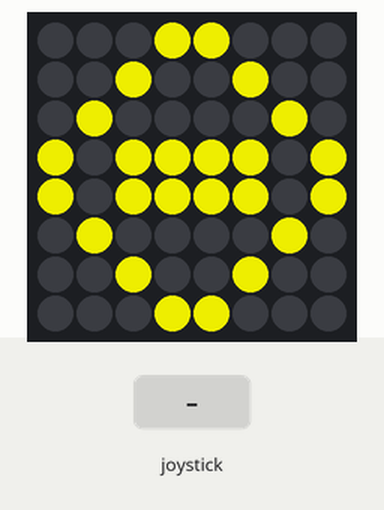
Bench run of a program on a simulated Raspberry Pi (BCM pin numbers) with a Sense HAT. On the bench: the Sense HAT's 8×8 RGB LED matrix. The test bench sets the inputs (shaded band). The camera gives no picture and a still takes 0.5 s.

Above: at 0.1 s.
3.5 s: joystick pushed up
At 4.8 s:
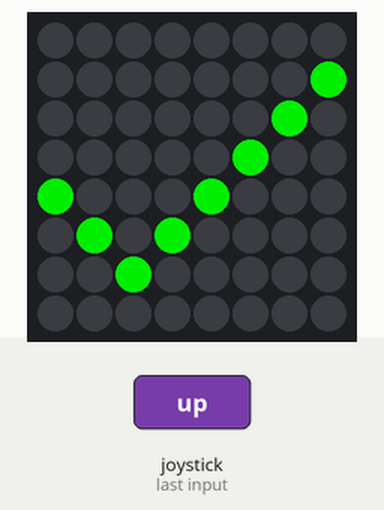
At 5.8 s:
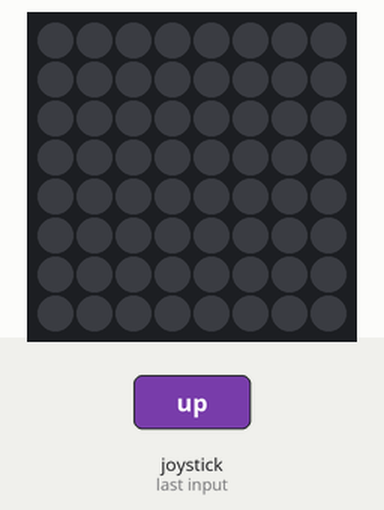
Timing chart, 0 to 7.3 s (numbered marks = the images above; inputs shaded):
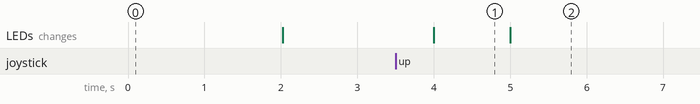

The program:

custom-vision-take-photos.py
```python
from sense_hat import SenseHat
from picamera import PiCamera
from time import sleep

hat = SenseHat()
cam = PiCamera()

# sense images
G = [0,200,0]
Y = [200,200,0]
O = [0,0,0]
black =  [O,O,O,O,O,O,O,O,
          O,O,O,O,O,O,O,O,
          O,O,O,O,O,O,O,O,
          O,O,O,O,O,O,O,O,
          O,O,O,O,O,O,O,O,
          O,O,O,O,O,O,O,O,
          O,O,O,O,O,O,O,O,
          O,O,O,O,O,O,O,O]

tick =   [O,O,O,O,O,O,O,O,
          O,O,O,O,O,O,O,G,
          O,O,O,O,O,O,G,O,
          O,O,O,O,O,G,O,O,
          G,O,O,O,G,O,O,O,
          O,G,O,G,O,O,O,O,
          O,O,G,O,O,O,O,O,
          O,O,O,O,O,O,O,O]

wait =   [O,O,O,Y,Y,O,O,O,
          O,O,Y,O,O,Y,O,O,
          O,Y,O,O,O,O,Y,O,
          Y,O,Y,Y,Y,Y,O,Y,
          Y,O,Y,Y,Y,Y,O,Y,
          O,Y,O,O,O,O,Y,O,
          O,O,Y,O,O,Y,O,O,
          O,O,O,Y,Y,O,O,O]

cam.resolution = [227,227]
cam.preview_alpha = 128
cam.start_preview()
hat.set_pixels(wait)
sleep(2)
hat.clear()

i=0
running = True
while running:
    event = hat.stick.wait_for_event()
    if event.action == "pressed":
        if event.direction == "up":
            cam.capture('./images/u-' + str(i) + '.jpg')
            hat.set_pixels(tick)
            sleep(1)
            i = i+1
        if event.direction == "down":
            cam.capture('./images/d-' + str(i) + '.jpg')
            hat.set_pixels(tick)
            sleep(1)
            i = i+1
        if event.direction == "right":
            cam.capture('./images/r-' + str(i) + '.jpg')
            hat.set_pixels(tick)
            sleep(1)
            i = i+1
        if event.direction == "left":
            cam.capture('./images/l-' + str(i) + '.jpg')
            hat.set_pixels(tick)
            sleep(1)
            i = i+1
        if event.direction == "middle":
            running = False
        hat.clear()
    sleep(0.1)

cam.stop_preview()
```

Measured:
- after the input at 3.5 s, the LEDs: change after 0.50 s (image 1)
- what the display in image 1 shows lasts 1.0 s, from 4.0 s to 5.0 s
